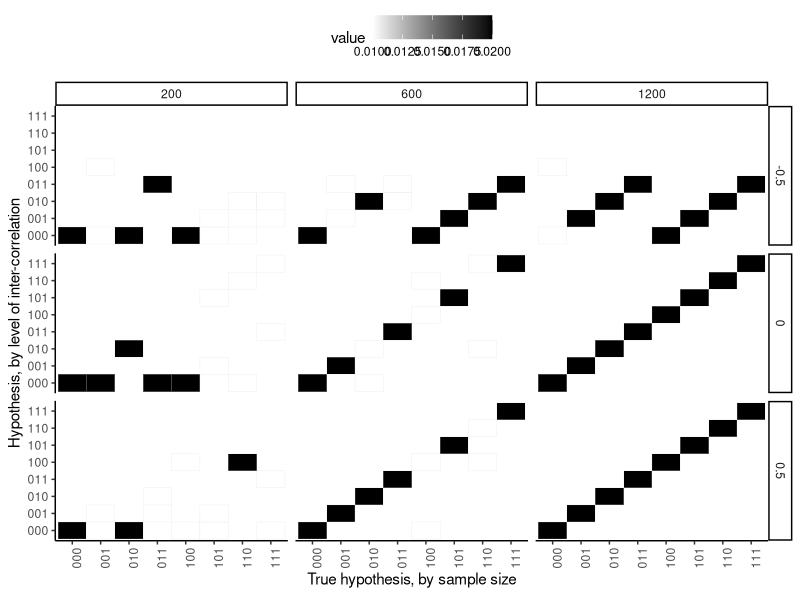

This figure's R source:
# Reproduce figures/fig7-v1.eps

## Load the relevant libraries
library(dplyr)
library(ggplot2)
library(readr)

## Create the plot
p <-
    readr::read_csv("data/fig7-v1-g.csv") %>%
    dplyr::mutate(
        N = factor(N),
        l = factor(l, labels = c(-.5, 0, .5)),
        H0 = factor(H0),
        H1 = factor(H1)
    ) %>%
    ggplot(aes(H0, H1)) +
    geom_tile(aes(fill = value), color = "grey90") +
    facet_grid(l ~ N) +
    labs(
        y = "Hypothesis, by level of inter-correlation",
        x = expression(paste("True hypothesis, by sample size"))
    ) +
    theme_classic() +
    theme(legend.position = "top") +
    scale_fill_gradient(low = "white", high = "black") +
    theme(axis.text.x = element_text(angle = 90))

## Save the plot in pdf format
ggsave("figures/fig7-v1.eps", p, width = 6, height = 5)
